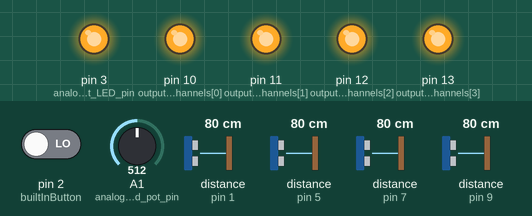
The program below on a simulated Arduino Uno, built with avr-gcc and run on an emulated ATmega328P. On the bench: output pins drawn as LEDs (lit = HIGH). Wiring (inferred from the names in the program): 4 × ultrasonic range finder: trigger pin 0, echo pin 1 / trigger pin 4, echo pin 5 / trigger pin 6, echo pin 7 / trigger pin 8, echo pin 9. Inputs (shaded band) come from the test bench; at power-on: distance to the obstacle (sensors on pin 1, pin 5, pin 7, pin 9) 80 cm, pin 2 (builtInButton) LOW, A1 (analog_read_pot_pin) = 512. The echo pulse lasts 58.3 µs per cm; pins used as bus, display or sensor lines are not drawn.

Above: at 1.2 s.
1.3 s: distance to the obstacle (sensor on pin 1) set to 12 cm
3.1 s: distance to the obstacle (sensor on pin 1) set to 9 cm
At 4.9 s:
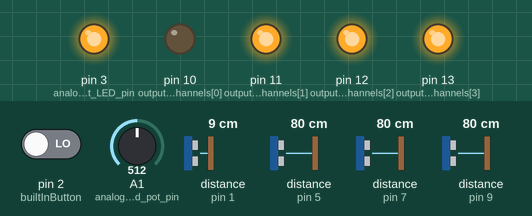
5.2 s: distance to the obstacle (sensor on pin 5) set to 12 cm
8.2 s: distance to the obstacle (sensor on pin 5) set to 9 cm
At 9.6 s:
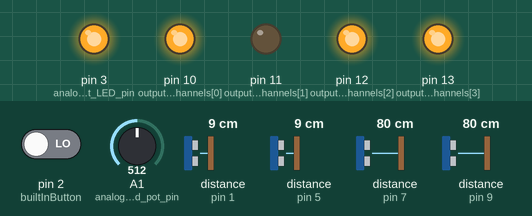
10.3 s: distance to the obstacle (sensor on pin 7) set to 12 cm
13.3 s: distance to the obstacle (sensor on pin 7) set to 9 cm
At 14.5 s:
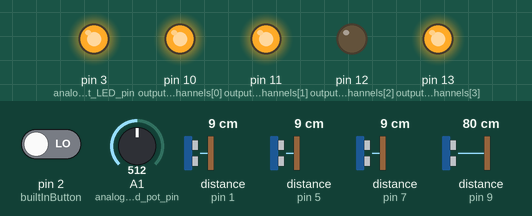
Timing chart, 0 to 19.0 s (numbered marks = the images above; inputs shaded):
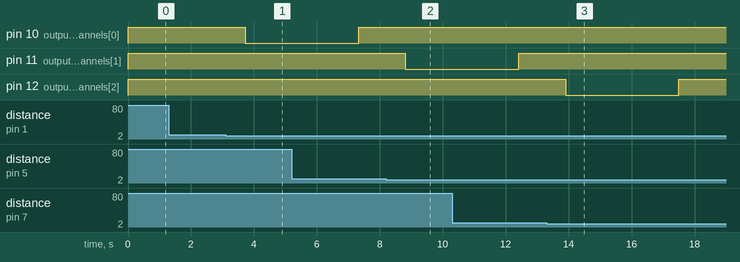

The program:

main.cpp
```cpp
#include <Arduino.h>
#include "Ticker.h"
#include <EEPROM.h>
#include "WaterBalls.h"

uint32_t water_falling_time_ms = 5000; // in ms;
uint16_t analog_sensor_read_value = 0;

// <Interrupts>
//-common-                                            // Volatile because it is changed by ISR ,
unsigned long currrentMillis_interrupt = 0;

// Interrupts For built-in-button
unsigned long lastValidInterruptTime_1 = 0; // When was the last valid millis on which board push button was pressed
volatile bool myISR1_flag = 0;              // ISR flag for on board button press

// Interrupt service routine , very light weight
// ICACHE_RAM_ATTR void myIRS1() // this is for node mcu

void myIRS1()
{
  myISR1_flag = 1;
}

void myIRS1_method()
{

#ifdef DEBUG_CODE
  Serial.println(F("==myIRS1_method called=="));
#endif

  // To read analog values from pot , and store them in memory
  read_analog_value_from_sensor();
  write_analog_store_value_to_EEPROM();

}

// Iterrupt 1 method call check
void myIRS_check()
{
  // Main part of your loop code.
  currrentMillis_interrupt = millis();

  // IRS for in-built button
  if (myISR1_flag)
  {
    if (currrentMillis_interrupt - lastValidInterruptTime_1 > debounceDuration)
    {
      myISR1_flag = 0;
      lastValidInterruptTime_1 = currrentMillis_interrupt;
      myIRS1_method();
    }
    else
    {
      myISR1_flag = 0;
    }
  }
}

void setupISR1()
{
  // Attach an interrupt to the pin, assign the onChange function as a handler and trigger on changes (LOW or HIGH).
  // attachInterrupt(builtInButton, myIRS1 , FALLING);

  attachInterrupt(digitalPinToInterrupt(builtInButton), myIRS1, RISING);

#ifdef DEBUG_CODE
  Serial.print("setupISR1 at pin  = ");
  Serial.println(builtInButton);
#endif
}

unsigned long cool_off_duration_millis[nos_channel];

long durations[nos_channel];
float distances[nos_channel];
bool output_channel_state[nos_channel];

bool hand_put_state[nos_channel];

// Generally, you should use "unsigned long" for variables that hold time
// The value will quickly become too large for an int to storeunsigned long previousMillis = 0;        // will store last time LED was updated

// const long interval_bw_readings[nos_channel] = {1000};

void write_analog_store_value_to_EEPROM()
{
  uint8_t start_index = start_index_add;

  uint8_t block_16t[4] = {0, 0, 0, 0};

  uint16_t temp = analog_sensor_read_value;

  for (uint8_t i = 0; i < 4; i++)
  {
    if (temp > 255)
    {
      block_16t[i] = 255;
      temp = temp - 255;
    }
    else
    {
      block_16t[i] = temp;
      temp = 0;
    }
  }

  for (uint8_t i = 0; i < 4; i++)
  {
    EEPROM.write(start_index + i, block_16t[i]);

    Serial.print(start_index + i);
    Serial.print("\t");
    Serial.print(block_16t[i]);
    Serial.println();
  }

  // if (analog_sensor_read_value)

  //   if (analog_sensor_read_value >)
  //     EEPROM.write(0, val);
}

void read_analog_value_from_EEPROM()
{
  analog_sensor_read_value = start_index_add;
  uint8_t start_index = 0;
  for (uint8_t i = 0; i < 4; i++)
  {
    analog_sensor_read_value = analog_sensor_read_value + EEPROM.read(start_index + i);

#ifdef DEBUG_CODE
    Serial.print(start_index + i);
    Serial.print("\t");
    Serial.print(analog_sensor_read_value);
    Serial.println();
#endif
  }

  water_falling_time_ms = map(analog_sensor_read_value, 0, 1023, water_fall_map_min_time, water_fall_map_max_time);
  update_time_of_all_tickers(water_falling_time_ms);
  analogWrite(analog_read_pot_LED_pin, analog_sensor_read_value / 4);

#ifdef DEBUG_CODE
  Serial.print("EEPROM analog_sensor_read_value = ");
  Serial.println(analog_sensor_read_value);
#endif
}

void setup_ultrasonic_sensors()
{
#ifdef DEBUG_CODE
  Serial.println("Setup Ultrasonic Sensor HC-SR04 Test");
#endif
  for (uint8_t i = 0; i < nos_channel; i++)
  {
#ifdef DEBUG_CODE
    Serial.print("setup_ultrasonic_sensor= ");
    Serial.print(i);
    Serial.print(" \t");
    Serial.print(trigPins[i]);
    Serial.print(" \t");
    Serial.println(echoPins[i]);
#endif

    pinMode(trigPins[i], OUTPUT); // Sets the trigPin as an OUTPUT
    pinMode(echoPins[i], INPUT);  // Sets the echoPin as an INPUT
  }
}

void setup_output_channels()
{
#ifdef DEBUG_CODE
  Serial.println("setup_output_channels");
#endif

  for (uint8_t i = 0; i < nos_channel; i++)
  {
#ifdef DEBUG_CODE
    Serial.print("setup_output_channels= ");
    Serial.println(i);
#endif

    pinMode(output_channels[i], OUTPUT); // Sets the trigPin as an OUTPUT

    digitalWrite(output_channels[i], initial_state_of_output_channels); // iverted logic of relay module
    output_channel_state[i] = initial_state_of_output_channels;
  }
}

void setup_push_buttons()
{
#ifdef DEBUG_CODE
  Serial.println("setup_push_buttons");
#endif
}

void setup_analog_read()
{
#ifdef DEBUG_CODE
  Serial.println("setup_analog_read");
#endif
}

void read_analog_value_from_sensor()
{
  // read atlest 10 values and average it out.
  long sum_analog_values = 0;

  for (uint8_t i = 0; i < analog_reading_nos_to_avg; i++)
  {
    sum_analog_values = sum_analog_values + analogRead(analog_read_pot_pin);
  }

  analog_sensor_read_value = (sum_analog_values) / analog_reading_nos_to_avg;

  water_falling_time_ms = map(analog_sensor_read_value, 0, 1023, water_fall_map_min_time, water_fall_map_max_time);
  update_time_of_all_tickers(water_falling_time_ms);
  analogWrite(analog_read_pot_LED_pin, analog_sensor_read_value / 4);

#ifdef DEBUG_CODE
  Serial.print("AVG 10 read_analog_value_from_sensor = ");
  Serial.println(analog_sensor_read_value);
#endif
}

// void read_analog_store_value_from_EEPROM(){}
// void write_analog_store_value_to_EEPROM(){} // attach Interrupt from push button

Ticker tickerObject_output_0(callbackFunction_0, water_falling_time_ms, water_falling_repeats, MILLIS);
Ticker tickerObject_output_1(callbackFunction_1, water_falling_time_ms, water_falling_repeats, MILLIS);
Ticker tickerObject_output_2(callbackFunction_2, water_falling_time_ms, water_falling_repeats, MILLIS);
Ticker tickerObject_output_3(callbackFunction_3, water_falling_time_ms, water_falling_repeats, MILLIS);

void callbackFunction_0()
{
  toggle_ith_output_channel(0);
  stop_ith_ticker_timer(0);
}
void callbackFunction_1()
{
  toggle_ith_output_channel(1);
  stop_ith_ticker_timer(1);
}
void callbackFunction_2()
{
  toggle_ith_output_channel(2);
  stop_ith_ticker_timer(2);
}
void callbackFunction_3()
{
  toggle_ith_output_channel(3);
  stop_ith_ticker_timer(3);
}

// Ticker tickerObject_output_0;
// Ticker tickerObject_output_1;
// Ticker tickerObject_output_2;
// Ticker tickerObject_output_3;

void setup_ticker_timers()
{
  // Ticker::Ticker(fptr callback, uint32_t timer, uint16_t repeats, interval_t mode)
  // Ticker tickerObject_output_0(callbackFunction_0, water_falling_time_ms, water_falling_repeats, MILLIS);
  // Ticker tickerObject_output_1(callbackFunction_1, water_falling_time_ms, water_falling_repeats, MILLIS);
  // Ticker tickerObject_output_2(callbackFunction_2, water_falling_time_ms, water_falling_repeats, MILLIS);
  // Ticker tickerObject_output_3(callbackFunction_3, water_falling_time_ms, water_falling_repeats, MILLIS);
  // // tickerObject_output_0.start(); // start the ticker.
}

void setup()
{
#ifdef DEBUG_CODE
  Serial.begin(serial_baud_rate);                   // // Serial Communication is starting with 9600 of baudrate speed
  Serial.println("Ultrasonic Sensor HC-SR04 Test"); // print some text in Serial Monitor
  Serial.println("with Arduino UNO R3");
#endif

  // setup_lcd_diaplay(); // FUTURE req;
  setup_ticker_timers();
  setup_ultrasonic_sensors();
  setup_output_channels();
  setup_push_buttons();
  setup_analog_read();

  read_analog_value_from_sensor();
  read_analog_value_from_EEPROM();

  setupISR1();

#ifdef DEBUG_CODE
  Serial.println("\n \n SETUP COMPLETED! \n \n");
#endif
}

// AYUSH START
void on_off_set_ith_output_channel(uint8_t channel_no, bool channel_state)
{
#ifdef DEBUG_CODE
  Serial.print("on_off_set_ith_output_channel = ");
  Serial.print(channel_no);
  Serial.println(channel_state ? " > ON " : " > OFF");
#endif

  output_channel_state[channel_no] = channel_state;
  digitalWrite(output_channels[channel_no], output_channel_state[channel_no]);

  // #ifdef DEBUG_CODE
  //   Serial.print("output_channel_state[channel_no] = ");
  //   Serial.print(output_channel_state[channel_no]);
  //   Serial.println(channel_state ? " > ON " : " > OFF");
  // #endif
}

void on_off_check_ith_channel_distace_and_take_action(uint8_t channel_no)
{
  // check distance and then switch on relay for given millisecons then turn off relay
  if (distances[channel_no] <= activation_min_dist && distances[channel_no] > activation_safe_zone_dist)
  {
    if (output_channel_state[channel_no] == water_false)
    {
      unsigned long currentMillis = millis();
      // if (((currentMillis  - (cool_off_duration_millis[channel_no] + dealy_in_action_ms + water_falling_time_ms) >= cool_off_duration_ms)) && (hand_put_state[channel_no] == false))
      if (((currentMillis - (cool_off_duration_millis[channel_no]) >= cool_off_duration_ms)) && (hand_put_state[channel_no] == false))
      {
        hand_put_state[channel_no] = true;
        // cool_off_duration_millis[channel_no] = currentMillis;

        delay(dealy_in_action_ms);
        on_off_set_ith_output_channel(channel_no, water_true);
        // toggle_ith_output_channel(channel_no);
        start_ith_ticker_timer(channel_no);

#ifdef DEBUG_CODE
        Serial.print("Distance: ");
        Serial.print(distances[channel_no]);
        Serial.println(" cm");
#endif
      }
#ifdef DEBUG_CODE
      else
      {
        if ((currentMillis - (cool_off_duration_millis[channel_no]) < cool_off_duration_ms))
        {
          if (millis() - previousMillis_cool_off_print > previousMillis_cool_off_print_interval)
          {
            previousMillis_cool_off_print = millis();
            Serial.print("wait for cool off ");
            // Serial.print(cool_off_duration_ms - (millis() - (cool_off_duration_millis[channel_no] + dealy_in_action_ms + water_falling_time_ms)));
            Serial.print(cool_off_duration_ms - (millis() - (cool_off_duration_millis[channel_no])));
            Serial.println(" ms");
          }
        }
        else
        {
          if (millis() - previousMillis_cool_off_print > 600)
          {
            previousMillis_cool_off_print = millis();
            Serial.print(" Cool off ho gaya hai , BC haath hata ab! \t");
            Serial.print("hand_put_state[channel_no] = ");
            Serial.println(hand_put_state[channel_no]);
          }
        }
      }
#endif
    }
    // else
    // {
    //   if ((distances[channel_no] >= default_safe_zone_dist))
    //   {
    //     Serial.print("haath given paani bharne ke duration se pehele hata lia ,  hand_put_state[channel_no] = ");
    //     Serial.println(channel_no);
    //     toggle_ith_output_channel(channel_no);
    //     stop_ith_ticker_timer(channel_no);
    //     hand_put_state[channel_no] = false; // not required , can be tested and later deleted.
    //   }
    // }
  }

  // If  hand was removed before the actual times up.
  else if ((distances[channel_no] >= default_safe_zone_dist) && (distances[channel_no] < default_min_dist) && (output_channel_state[channel_no] == water_true))
  {
    Serial.print("Part 1 > haath given paani bharne ke duration se pehele hata lia ,  hand_put_state[channel_no] = ");
    Serial.println(channel_no);
    on_off_set_ith_output_channel(channel_no, water_false);
    stop_ith_ticker_timer(channel_no);
  }

  if (hand_put_state[channel_no] && (distances[channel_no] >= default_safe_zone_dist))
  {
    hand_put_state[channel_no] = false;

    if (output_channel_state[channel_no] == !(initial_state_of_output_channels))
    {
#ifdef DEBUG_CODE
      Serial.print("Part 2 > haath given paani bharne ke duration se pehele hata lia ,  hand_put_state[channel_no] = ");
      Serial.println(channel_no);
#endif
      on_off_set_ith_output_channel(channel_no, water_false);
      // toggle_ith_output_channel(channel_no);
      stop_ith_ticker_timer(channel_no);
    }

    // hand_put_state[channel_no] = false; // not required , can be tested and later deleted.
  }
}

// AYUSH END

void toggle_ith_output_channel(uint8_t channel_no)
{
#ifdef DEBUG_CODE
  Serial.print("toggle_ith_output_channel = ");
  Serial.println(channel_no);
#endif

  output_channel_state[channel_no] = !(output_channel_state[channel_no]);
  digitalWrite(output_channels[channel_no], output_channel_state[channel_no]);

#ifdef DEBUG_CODE
  Serial.print("on_off_set_ith_output_channel = ");
  Serial.print(channel_no);
  Serial.println(output_channel_state[channel_no] ? " > ON " : " > OFF");
#endif
}

void start_ith_ticker_timer(uint8_t channel_no)
{
#ifdef DEBUG_CODE
  Serial.print("start_ith_ticker_timer i = ");
  Serial.println(channel_no);

  Serial.print("water_falling_time_ms i = ");
  Serial.println(water_falling_time_ms);
#endif

  switch (channel_no)
  {
  case 0:
    tickerObject_output_0.start();
    break;
  case 1:
    tickerObject_output_1.start();
    break;
  case 2:
    tickerObject_output_2.start();
    break;
  case 3:
    tickerObject_output_3.start();
    break;

  default:
    break;
  }
}

void stop_ith_ticker_timer(uint8_t channel_no)
{
#ifdef DEBUG_CODE

  Serial.print("stop_ith_ticker_timer i = ");
  Serial.println(channel_no);
#endif

  unsigned long current_millis = millis();

  switch (channel_no)
  {
  case 0:
    tickerObject_output_0.stop();
    cool_off_duration_millis[0] = current_millis;
    break;
  case 1:
    tickerObject_output_1.stop();
    cool_off_duration_millis[1] = current_millis;
    break;
  case 2:
    tickerObject_output_2.stop();
    cool_off_duration_millis[2] = current_millis;
    break;
  case 3:
    tickerObject_output_3.stop();
    cool_off_duration_millis[3] = current_millis;
    break;

  default:
    break;
  }
}

void update_time_of_all_tickers(uint32_t time_interval_ticker)
{

  tickerObject_output_0.interval(time_interval_ticker);
  tickerObject_output_1.interval(time_interval_ticker);
  tickerObject_output_2.interval(time_interval_ticker);
  tickerObject_output_3.interval(time_interval_ticker);
}

void check_ith_channel_distace_and_take_action(uint8_t channel_no)
{
  // check distance and then switch on relay for given millisecons then turn off relay
  if (distances[channel_no] <= activation_min_dist && distances[channel_no] > activation_safe_zone_dist)
  {
    if (output_channel_state[channel_no] == initial_state_of_output_channels)
    {
      unsigned long currentMillis = millis();
      // if (((currentMillis  - (cool_off_duration_millis[channel_no] + dealy_in_action_ms + water_falling_time_ms) >= cool_off_duration_ms)) && (hand_put_state[channel_no] == false))
      if (((currentMillis - (cool_off_duration_millis[channel_no]) >= cool_off_duration_ms)) && (hand_put_state[channel_no] == false))
      {
        hand_put_state[channel_no] = true;
        // cool_off_duration_millis[channel_no] = currentMillis;

        delay(dealy_in_action_ms);
        toggle_ith_output_channel(channel_no);
        start_ith_ticker_timer(channel_no);

#ifdef DEBUG_CODE
        Serial.print("Distance: ");
        Serial.print(distances[channel_no]);
        Serial.println(" cm");
#endif
      }
#ifdef DEBUG_CODE
      else
      {
        if ((currentMillis - (cool_off_duration_millis[channel_no]) < cool_off_duration_ms))
        {
          if (millis() - previousMillis_cool_off_print > previousMillis_cool_off_print_interval)
          {
            previousMillis_cool_off_print = millis();
            Serial.print("wait for cool off ");
            // Serial.print(cool_off_duration_ms - (millis() - (cool_off_duration_millis[channel_no] + dealy_in_action_ms + water_falling_time_ms)));
            Serial.print(cool_off_duration_ms - (millis() - (cool_off_duration_millis[channel_no])));
            Serial.println(" ms");
          }
        }
        else
        {
          if (millis() - previousMillis_cool_off_print > 600)
          {
            previousMillis_cool_off_print = millis();
            Serial.print(" Cool off ho gaya hai , BC haath hata ab! \t");
            Serial.print("hand_put_state[channel_no] = ");
            Serial.println(hand_put_state[channel_no]);
          }
        }
      }
#endif
    }
    // else
    // {
    //   if ((distances[channel_no] >= default_safe_zone_dist))
    //   {
    //     Serial.print("haath given paani bharne ke duration se pehele hata lia ,  hand_put_state[channel_no] = ");
    //     Serial.println(channel_no);
    //     toggle_ith_output_channel(channel_no);
    //     stop_ith_ticker_timer(channel_no);
    //     hand_put_state[channel_no] = false; // not required , can be tested and later deleted.
    //   }
    // }
  }

  // If  hand was removed before the actual times up.
  else if ((distances[channel_no] >= default_safe_zone_dist) && (distances[channel_no] < default_min_dist) && (output_channel_state[channel_no] == !(initial_state_of_output_channels)))
  {
    Serial.print("Part 1 > haath given paani bharne ke duration se pehele hata lia ,  hand_put_state[channel_no] = ");
    Serial.println(channel_no);
    toggle_ith_output_channel(channel_no);
    stop_ith_ticker_timer(channel_no);
  }

  if (hand_put_state[channel_no] && (distances[channel_no] >= default_safe_zone_dist))
  {
    hand_put_state[channel_no] = false;

    if (output_channel_state[channel_no] == !(initial_state_of_output_channels))
    {
#ifdef DEBUG_CODE
      Serial.print("Part 2 > haath given paani bharne ke duration se pehele hata lia ,  hand_put_state[channel_no] = ");
      Serial.println(channel_no);
#endif

      toggle_ith_output_channel(channel_no);
      stop_ith_ticker_timer(channel_no);
    }

    // hand_put_state[channel_no] = false; // not required , can be tested and later deleted.
  }
}

void check_all_channels_distace_and_take_action()
{
  for (uint8_t i = 0; i < nos_channel; i++)
  {
    // check_ith_channel_distace_and_take_action(i);
    on_off_check_ith_channel_distace_and_take_action(i);
  }
}

void read_ith_sensor_distance(uint8_t sensor_no)
{
#ifdef DEBUG_CODE
// Serial.print(trigPins[sensor_no]);
// Serial.print(" ");
// Serial.print(echoPins[sensor_no]);
// Serial.print(" ");
// Serial.print(durations[sensor_no]);
// Serial.print(" ");
// Serial.print(distances[sensor_no]);
// Serial.println(" ");
#endif

  // Clears the trigPin condition
  digitalWrite(trigPins[sensor_no], LOW);
  delayMicroseconds(US_start_delay_ms);
  // Sets the trigPin HIGH (ACTIVE) for 10 microseconds
  digitalWrite(trigPins[sensor_no], HIGH);
  delayMicroseconds(US_pulse_duration_ms);
  digitalWrite(trigPins[sensor_no], LOW);
  // Reads the echoPin, returns the sound wave travel time in microseconds
  durations[sensor_no] = pulseIn(echoPins[sensor_no], HIGH);
  // Calculating the distance
  distances[sensor_no] = (durations[sensor_no] * US_sound_speed) / 2.0; // Speed of sound wave divided by 2 (go and back)
                                                                        // Displays the distance on the Serial Monitor

#ifdef DEBUG_CODE
// Serial.print("Distance: ");
// Serial.print(distances[sensor_no]);
// Serial.println(" cm");
#endif
}

void read_all_sensor_data()
{
  for (uint8_t i = 0; i < nos_channel; i++)
  {
    read_ith_sensor_distance(i);
  }
}

void loop_ticker_timers()
{
  tickerObject_output_0.update(); // it will check the Ticker and if necessary, it will run the callback function.
  tickerObject_output_1.update();
  tickerObject_output_2.update();
  tickerObject_output_3.update();
}

void loop()
{
  // check flags is there any interrupt calls made

  myIRS_check();

  loop_ticker_timers();
  read_all_sensor_data();
  check_all_channels_distace_and_take_action();
}
```

Source omitted: WaterBalls.h (3285 bytes), WaterBallsData.h (2959 bytes)

Measured:
- the behaviour switches between 11 and 10 cm on distance to the obstacle (sensor on pin 1) (found by bisection; images 0 and 1)
- the behaviour switches between 11 and 10 cm on distance to the obstacle (sensor on pin 5) (found by bisection; images 1 and 2)
- the behaviour switches between 11 and 10 cm on distance to the obstacle (sensor on pin 7) (found by bisection; images 2 and 3)
- after the input at 1.3 s, every drawn part: stays the same
- after the input at 3.1 s, pin 10 (output_channels[0]): HIGH → LOW after 0.63 s
- after the input at 8.2 s, pin 11 (output_channels[1]): HIGH → LOW after 0.61 s
- after the input at 13.3 s, pin 12 (output_channels[2]): HIGH → LOW after 0.61 s, → HIGH 3.6 s later
